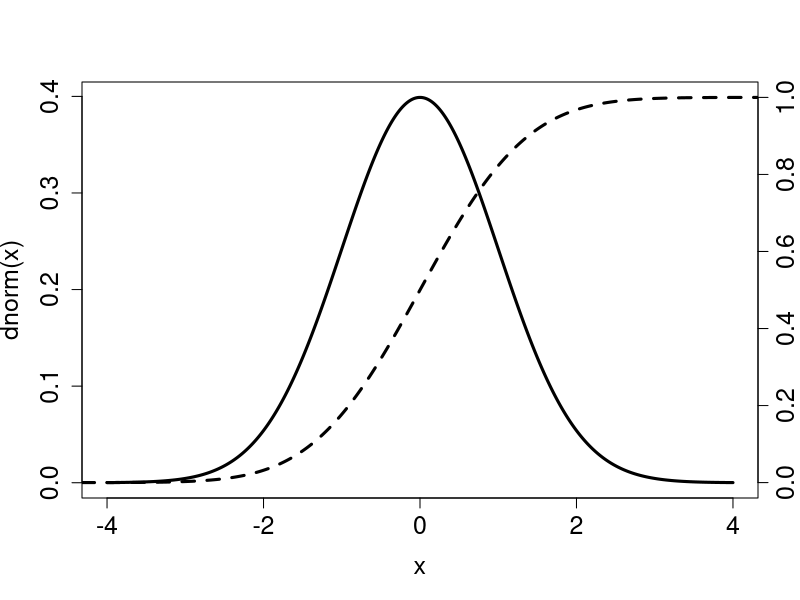

Generate this figure with R:
## ---- chunk 1
runif(5)        
punif(0.5)        
dunif(0.5)         
qunif(0.1)
## ---- chunk 2
x <- seq(-4,4,by=0.01)
plot(x, dnorm(x), type="l", lwd=3, cex.axis=1.5, cex.lab=1.5) 
## ---- chunk 3
par(usr=c(-4,4,-0.04,1.04))
## ---- chunk 4
lines(x, pnorm(x), lty=2, lwd=3, cex.axis=1.5, cex.lab=1.5)   
## ---- chunk 5
axis(side=4, cex.axis=1.5, cex.lab=1.5)                    
mtext(side=4, "pnorm()", line=2.5, cex.axis=1.5, cex=1.5)
## ---- chunk 6
pnorm(-3) + (1 - pnorm(3))  
## ---- chunk 7
dnorm(-1:1, mean=0, sd=1)
## ---- chunk 8
qnorm(c(0.001, 0.025, 0.05, 0.5, 0.95, 0.975, 0.999))
## ---- chunk 9
rnorm(10, mean = 2, sd = 1)
## ---- chunk 10
rnorm(10, mean = 1:10, sd=1:10)
